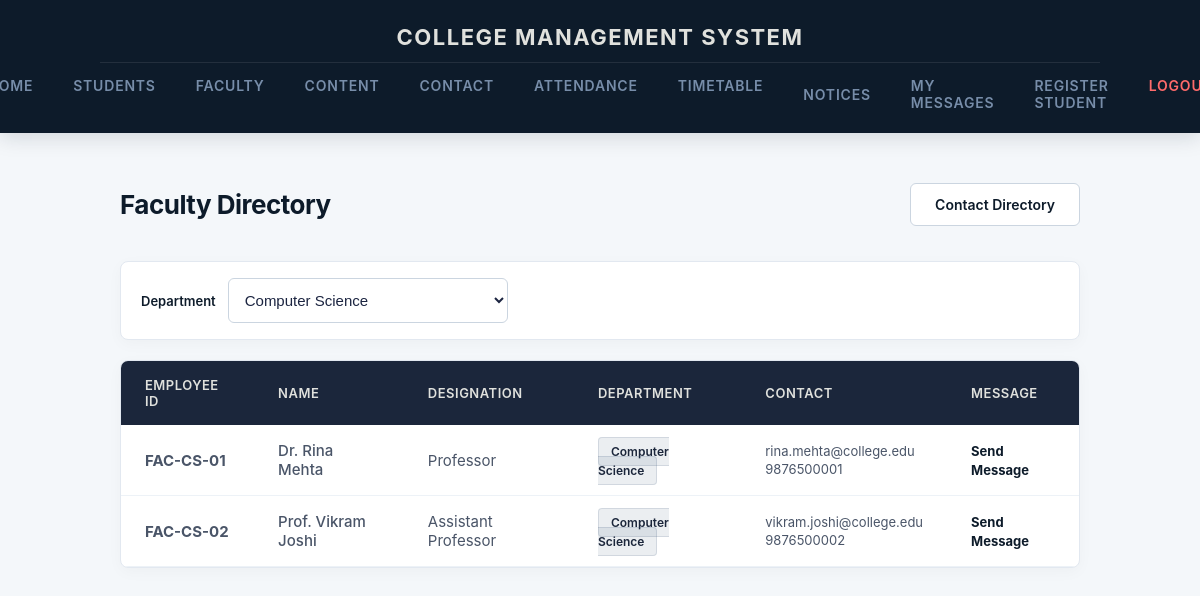
/faculty/ (signed in), run on the app's committed database.
### cms/models.py (models this page shows, shortened)
class Faculty(models.Model):
    employee_id = models.CharField(max_length=50, unique=True)
    name = models.CharField(max_length=100)
    email = models.EmailField()
    phone = models.CharField(max_length=20, blank=True, default='')
    designation = models.CharField(max_length=100)
    department = models.ForeignKey(Department, on_delete=models.CASCADE, related_name='faculty')
    password = models.CharField(max_length=128)
    is_active = models.BooleanField(default=True)
    class Meta:
        verbose_name_plural = 'Faculty'
        ordering = ['name']

class Department(models.Model):
    name = models.CharField(max_length=100)

### cms/views.py (the view)
# urls.py: path("faculty/", faculty_list, name="faculty_list"),
@student_login_required
def faculty_list(request):
    student = _get_logged_in_student(request)
    if student is None:
        return redirect('login')
    dept_id = request.GET.get('department') or str(student.department_id)
    qs = Faculty.objects.filter(is_active=True).select_related('department')
    if dept_id:
        qs = qs.filter(department_id=dept_id)
    departments = Department.objects.all()
    return render(request, 'faculty_list.html', {
        'student': student,
        'faculty_list': qs,
        'departments': departments,
        'selected_department': dept_id,
    })

### admin_dashboard/context_processors.py (called while the page is built)
def sidebar_links(request):
    return {
        'admin_nav':
            [
                {'name': 'Dashboard', 'url': 'staff_dashboard', 'icon': '📊'},
                {'name': 'Students', 'url': 'staff_students', 'icon': '🎓'},
                {'name': 'Faculty', 'url': 'staff_faculty', 'icon': '💼'},
                {'name': 'Attendance', 'url': 'staff_attendance', 'icon': '✅'},
                {'name': 'Messages', 'url': 'staff_messages', 'icon': '✉️'},
            ]
    }

### cms/context_processors.py (called while the page is built)
def student_nav_context(request):
    student_id = request.session.get('student_id')
    if not student_id:
        return {}
    from .models import Student
    try:
        student = Student.objects.select_related('department').get(id=student_id)
    except Student.DoesNotExist:
        return {}
    notices_qs = Notice.objects.filter(
        Q(department__isnull=True) | Q(department=student.department),
        Q(semester='') | Q(semester=student.semester),
    )
    unread_notice_count = notices_qs.exclude(reads__student=student).count()
    return {
        'nav_student': student,
        'unread_notice_count': unread_notice_count,
    }

### cms/views.py (called while the page is built)
def _get_logged_in_student(request):
    student_id = request.session.get('student_id')
    try:
        return Student.objects.select_related('department').get(id=student_id)
    except Student.DoesNotExist:
        request.session.flush()
        return None

def student_login_required(view_func):
    @wraps(view_func)
    def _wrapped_view(request, *args, **kwargs):
        if 'student_id' not in request.session:
            return redirect('login')
        return view_func(request, *args, **kwargs)
    return _wrapped_view

### cms/templates/faculty_list.html (shortened to what this page needs)
{% extends 'index.html' %}
{% block main_content %}
<div class="cms-module-header">
    <h1>Faculty Directory</h1>
    <a href="{% url 'contact' %}" class="cms-btn-secondary">Contact Directory</a>
</div>
<form method="get" class="cms-filter-bar">
    <label for="department">Department</label>
    <select name="department" id="department" class="cms-form-select cms-filter-select" onchange="this.form.submit()">
        {% for dept in departments %}
        <option value="{{ dept.id }}" {% if selected_department == dept.id|stringformat:"s" %}selected{% endif %}>{{ dept.name }}</option>
        {% endfor %}
    </select>
</form>
<div class="cms-table-card">
    <table class="cms-dashboard-table">
        <thead>
            <tr>
                <th>Employee ID</th>
                <th>Name</th>
                <th>Designation</th>
                <th>Department</th>
                <th>Contact</th>
                <th>Message</th>
            </tr>
        </thead>
        <tbody>
            {% for f in faculty_list %}
            <tr>
                <td class="cms-roll-number">{{ f.employee_id }}</td>
                <td style="font-weight: 500;">{{ f.name }}</td>
                <td>{{ f.designation }}</td>
                <td><span class="cms-dept-badge">{{ f.department.name }}</span></td>
                <td>
                    <div class="cms-contact-mini">{{ f.email }}{% if f.phone %}<br>{{ f.phone }}{% endif %}</div>
                </td>
                <td>
                    <a href="{% url 'message_compose' %}?type=faculty&faculty={{ f.id }}" class="cms-btn-link">Send Message</a>
                </td>
            </tr>
            {% empty %}
            <tr>
                <td colspan="6" class="cms-table-empty">No faculty found for this department.</td>
            </tr>
            {% endfor %}
        </tbody>
    </table>
</div>
{% endblock %}

### static/css/style.css (style rules this page uses)
:root { --eclipse-deep: #0D1B2A; --eclipse-navy: #1B263B; --eclipse-steel: #415A77; --eclipse-light: #778DA9; --eclipse-glow: #E0E1DD; --canvas-bg: #F4F7FA; --text-primary: #1C2541; }
body { font-family: -apple-system, BlinkMacSystemFont, "Segoe UI", Roboto, Helvetica, Arial, sans-serif; background-color: var(--canvas-bg); color: var(--text-primary); margin: 0; padding: 0; -webkit-font-smoothing: antialiased; }
.cms-module-header { display: flex; justify-content: space-between; align-items: center; margin-bottom: 35px; }
.cms-module-header h1 { color: var(--eclipse-deep); margin: 0; font-size: 26px; font-weight: 700; letter-spacing: -0.5px; }
.cms-table-card { background-color: #ffffff; border-radius: 8px; box-shadow: 0 4px 15px rgba(0, 0, 0, 0.03); border: 1px solid #E2E8F0; overflow: hidden; }
.cms-dashboard-table { width: 100%; border-collapse: collapse; text-align: left; }
.cms-dashboard-table th { background-color: var(--eclipse-navy); color: var(--eclipse-glow); font-weight: 600; padding: 16px 24px; font-size: 13px; text-transform: uppercase; letter-spacing: 0.5px; }
.cms-dashboard-table td { padding: 16px 24px; border-bottom: 1px solid #EDF2F7; font-size: 15px; color: #4A5568; }
.cms-dashboard-table tbody tr { transition: background-color 0.15s ease; }
.cms-roll-number { font-weight: 700; color: var(--eclipse-deep); }
.cms-dept-badge { background-color: rgba(65, 90, 119, 0.1); color: var(--eclipse-navy); padding: 6px 12px; border-radius: 4px; font-size: 12px; font-weight: 600; border: 1px solid rgba(65, 90, 119, 0.15); }
.cms-form-input, .cms-form-select { width: 100%; padding: 12px; border: 1px solid #CBD5E0; border-radius: 6px; box-sizing: border-box; font-size: 15px; background-color: #ffffff; color: var(--text-primary); transition: all 0.2s ease; }
.cms-btn-secondary { background-color: #ffffff; color: var(--eclipse-deep); text-decoration: none; padding: 12px 24px; border-radius: 6px; font-weight: 600; font-size: 14px; border: 1px solid #CBD5E0; cursor: pointer; display: inline-block; transition: all 0.2s cubic-bezier(0.4, 0, 0.2, 1); }
.cms-filter-bar { display: flex; align-items: center; gap: 12px; margin-bottom: 20px; padding: 16px 20px; background: #ffffff; border: 1px solid #E2E8F0; border-radius: 8px; box-shadow: 0 4px 15px rgba(0, 0, 0, 0.03); }
.cms-filter-bar label, .cms-filter-field label { font-weight: 600; font-size: 13px; color: var(--eclipse-deep); }
.cms-filter-select { max-width: 280px; }
.cms-btn-link { color: var(--eclipse-deep); font-weight: 700; font-size: 13px; text-decoration: none; }
.cms-contact-mini { font-size: 13px; color: #4A5568; line-height: 1.4; }

### data on the page
Faculty: employee_id "FAC-CS-01", name "Dr. Rina Mehta", designation "Professor", department.name "Computer Science", email "rina.mehta@college.edu", phone "9876500001"
Faculty: employee_id "FAC-CS-02", name "Prof. Vikram Joshi", designation "Assistant Professor", department.name "Computer Science", email "vikram.joshi@college.edu", phone "9876500002"

### other printed values
form field department "Computer Science"
